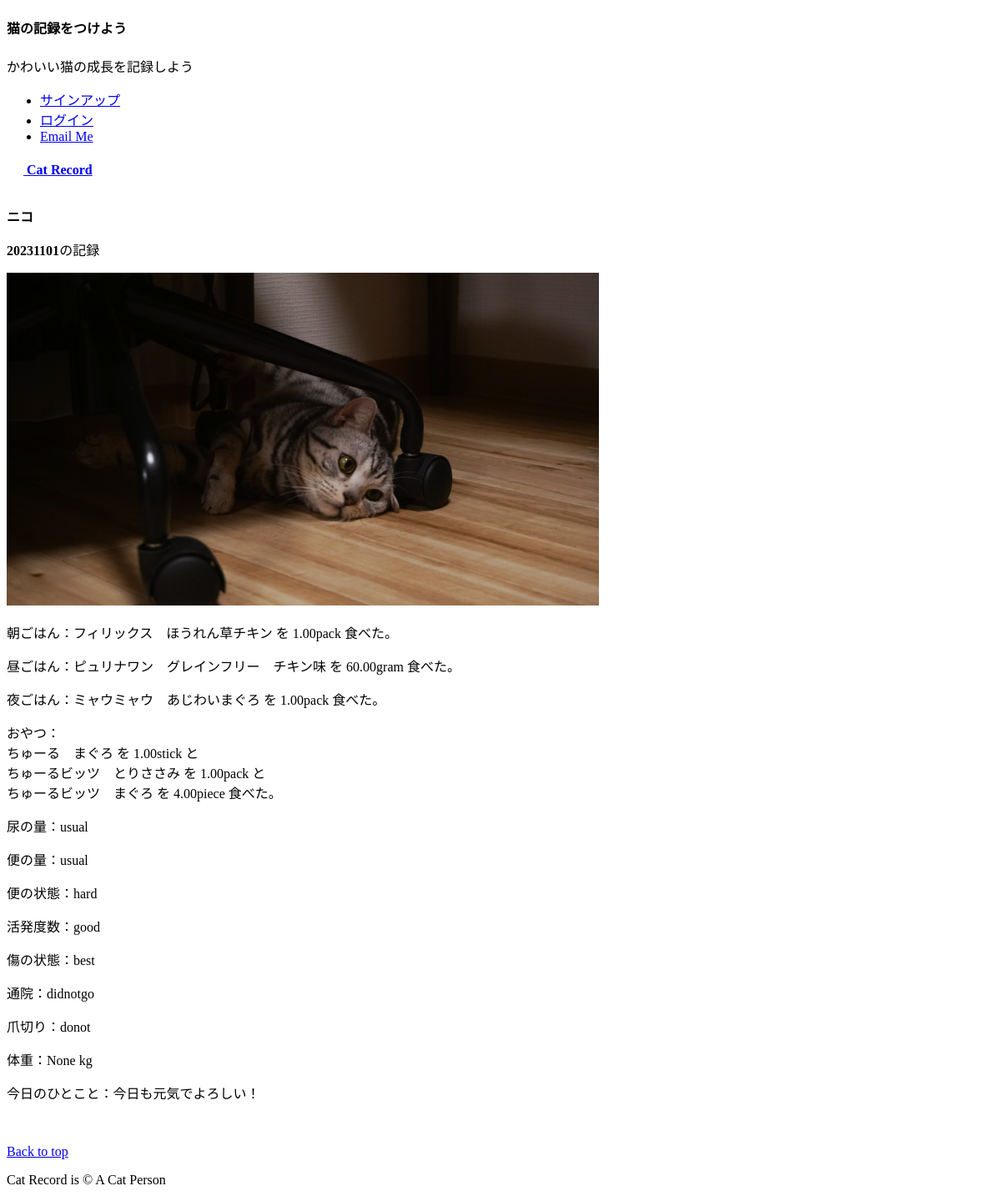
The page /record_detail/10 on the database as committed earlier.
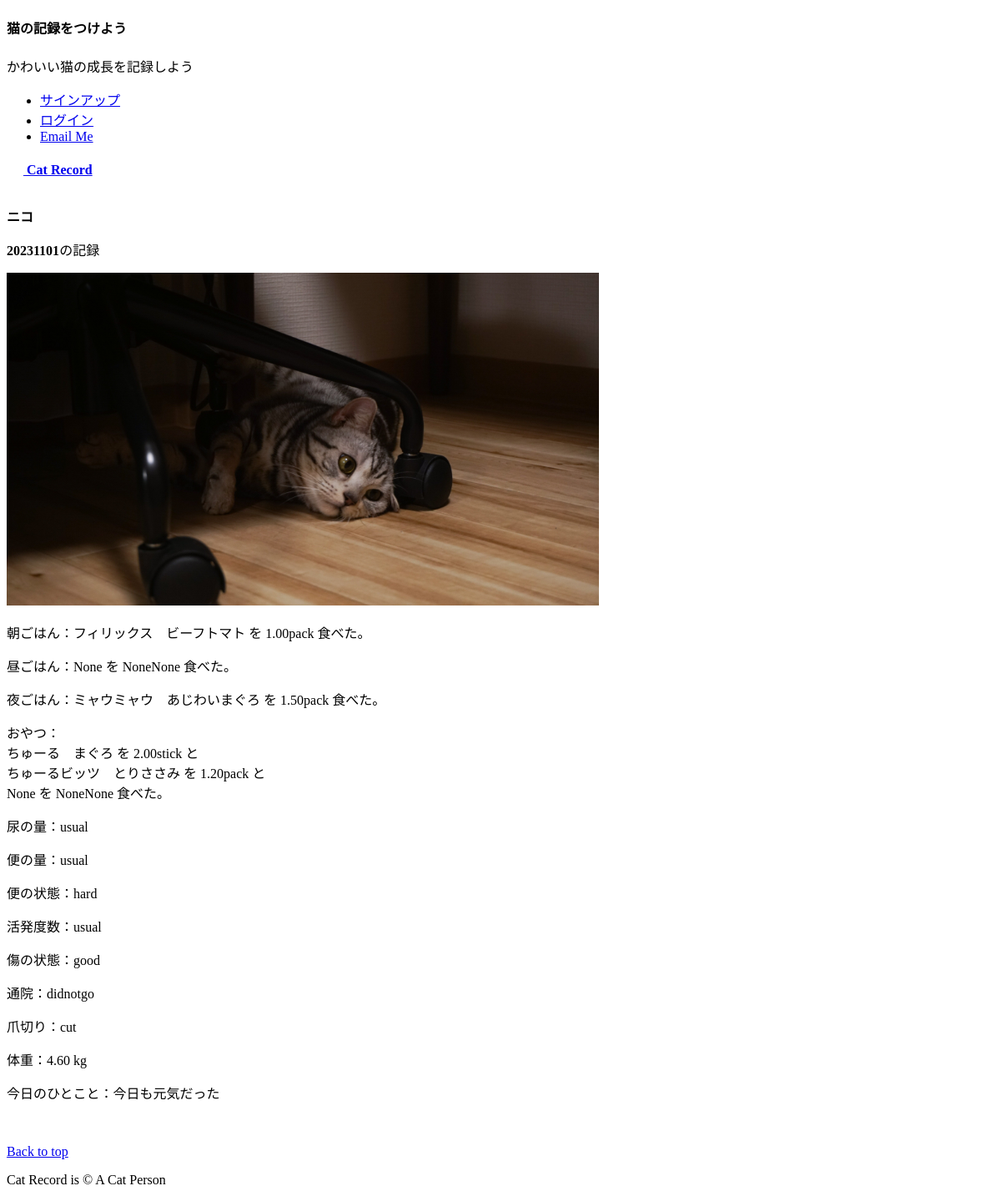
The same page on the database as committed later.
### record/models.py (models this page shows, shortened)
class ConditionRecord(models.Model):
    user=models.ForeignKey(
        CustomUser,
        verbose_name='ユーザー',
        on_delete=models.PROTECT
        )
    catname=models.ForeignKey(
        CatName,
        verbose_name='猫の名前',
        on_delete=models.PROTECT
        )
    UNIT=(('g','g'),
        ('袋', '袋'),
        ('本','本'),
        ('個','個'))
    AMOUNT=(('すごく多い','すごく多い'),
        ('多い','多い'),
        ('いつも通り','いつも通り'),
        ('少ない','少ない'),
        ('すごく少ない','すごく少ない'))
    SCONDITION=(('カチコチ','カチコチ'),
        ('カタ','カタ'),
        ('いつも通り','いつも通り'),
        ('ヤワ','ヤワ'),
        ('シャバシャバ','シャバシャバ'))
    CONDITION=(('すごく良い','すごく良い'),
        ('良い','良い'),
        ('変わらず','変わらず'),
        ('悪い','悪い'),
        ('すごく悪い','すごく悪い'))
    CLINIC=(('通院日','通院日'),
            ('通院なし','通院なし'))
    NAIL=(('爪を切った','爪を切った'),
        ('爪切ってない','爪切ってない'))
    date=models.IntegerField(
        verbose_name='記録日'                   #フィールドのタイトル
        )
    food_category_bf=models.ForeignKey(
        FoodCategory,
        verbose_name='朝ごはんの種類',
        on_delete=models.PROTECT,
        related_name='food_category_bf',
        blank=True,
        null=True
        )
    food_amount_bf=models.DecimalField(
        verbose_name='朝ごはんの量',              #フィールドのタイトル
        max_digits=5,
        decimal_places=2,
        blank=True,
        null=True
        )
    food_unit_bf=models.CharField(
        verbose_name='朝ごはんの量の単位',        #フィールドのタイトル
        max_length=50,                           #最大文字数は50文字
        choices=UNIT,                            #unitフィールドにはUNITの要素のみを登録
        blank=True,
        null=True
        )
    food_category_l=models.ForeignKey(
        FoodCategory,
        verbose_name='昼ごはんの種類',
        on_delete=models.PROTECT,
        related_name='food_category_l',
        blank=True,
        null=True
        )
    food_amount_l=models.DecimalField(
        verbose_name='昼ごはんの量',              #フィールドのタイトル
        max_digits=5,
        decimal_places=2,
        blank=True,
        null=True
        )
    food_unit_l=models.CharField(
        verbose_name='昼ごはんの量の単位',        #フィールドのタイトル
        max_length=50,                           #最大文字数は50文字
        choices=UNIT,                            #unitフィールドにはUNITの要素のみを登録
        blank=True,
        null=True
        )
    food_category_d=models.ForeignKey(
        FoodCategory,
        verbose_name='夕ごはんの種類',
        on_delete=models.PROTECT,
        related_name='food_category_d',
        blank=True,
        null=True
        )
    food_amount_d=models.DecimalField(
        verbose_name='夕ごはんの量',              #フィールドのタイトル
        max_digits=5,
        decimal_places=2,
        blank=True,
        null=True
        )
    food_unit_d=models.CharField(
        verbose_name='夕ごはんの量の単位',        #フィールドのタイトル
        max_length=50,                           #最大文字数は50文字
        choices=UNIT,                            #unitフィールドにはUNITの要素のみを登録
        blank=True,
        null=True,
        )
    snack_category_1=models.ForeignKey(
        SnackCategory,
        verbose_name='おやつ1の種類',
        on_delete=models.PROTECT,
        related_name='snack_category_1',
        blank=True,
        null=True
        )
    snack_amount_1=models.DecimalField(
        verbose_name='おやつ1の量',              #フィールドのタイトル
        max_digits=5,
        decimal_places=2,
        blank=True,
        null=True
        )
    snack_unit_1=models.CharField(
        verbose_name='おやつ1の量の単位',        #フィールドのタイトル
        max_length=50,                          #最大文字数は50文字
        choices=UNIT,                           #unitフィールドにはUNITの要素のみを登録
        blank=True,
        null=True
        )
    snack_category_2=models.ForeignKey(
        SnackCategory,
        verbose_name='おやつ2の種類',
        on_delete=models.PROTECT,
        related_name='snack_category_2',
        blank=True,
        null=True
        )
    snack_amount_2=models.DecimalField(
        verbose_name='おやつ2の量',      #フィールドのタイトル
        max_digits=5,
        decimal_places=2,
        blank=True,
        null=True
        )
    snack_unit_2=models.CharField(
        verbose_name='おやつ2の量の単位',        #フィールドのタイトル
        max_length=50,                          #最大文字数は50文字
        choices=UNIT,                           #unitフィールドにはUNITの要素のみを登録
        blank=True,
        null=True
        )
    snack_category_3=models.ForeignKey(
        SnackCategory,
        verbose_name='おやつ3の種類',
        on_delete=models.PROTECT,
        related_name='snack_category_3',
        blank=True,
        null=True
        )
    snack_amount_3=models.DecimalField(
        verbose_name='おやつ3の量',      #フィールドのタイトル
        max_digits=5,
        decimal_places=2,
        blank=True,
        null=True
        )
    snack_unit_3=models.CharField(
        verbose_name='おやつ3の量の単位',        #フィールドのタイトル
        max_length=50,                          #最大文字数は50文字
        choices=UNIT,                           #unitフィールドにはUNITの要素のみを登録
        blank=True,
        null=True
        )
    urine_amount=models.CharField(
        verbose_name='尿の量',           #フィールドのタイトル
        max_length=50,                   #最大文字数は50文字
        choices=AMOUNT                   #urine_amountフィールドにはAMOUNTの要素のみを登録
        )
    stool_amount=models.CharField(
        verbose_name='便の量',          #フィールドのタイトル
        max_length=50,                  #最大文字数は50文字
        choices=AMOUNT                  #stool_amountフィールドにはAMOUNTの要素のみを登録
        )
    stool_condition=models.CharField(
        verbose_name='便の状態',       #フィールドのタイトル
        max_length=50,                 #最大文字数は50文字
        choices=SCONDITION             #stool_conditionフィールドにはSCONDITIONの要素のみを登録
        )
    physical_condition=models.CharField(
        verbose_name='元気度数',       #フィールドのタイトル
        max_length=50,                 #最大文字数は50文字
        choices=CONDITION              #physical_conditionフィールドにはCONDITIONの要素のみを登録
        )
    damage=models.CharField(
        verbose_name='傷の状態',       #フィールドのタイトル
        max_length=50,                 #最大文字数は50文字
        choices=CONDITION              #damageフィールドにはCONDITIONの要素のみを登録
        )
    clinic=models.CharField(
        verbose_name='通院日',         #フィールドのタイトル
        max_length=50,                 #最大文字数は50文字
        choices=CLINIC                 #clinicフィールドにはCLINICの要素のみを登録
        )
    cut_nail=models.CharField(
        verbose_name='爪切り',         #フィールドのタイトル
        max_length=50,                 #最大文字数は50文字
        choices=NAIL                   #cut_nailフィールドにはNAILの要素のみを登録
        )
    weight=models.DecimalField(
        verbose_name='体重',            #フィールドのタイトル
        max_digits=5,
        decimal_places=2,
        blank=True,
        null=True
        )
    comment=models.TextField(
        verbose_name='その他',
        max_length=200,
        blank=True,
        null=True
        )
    image=models.ImageField(
        verbose_name='イメージ',
        upload_to='photos'
        )
    posted_at=models.DateTimeField(
        verbose_name='投稿日時',         #フィールドのタイトル
        auto_now_add=True                #日時を自動追加
        )

class CatName(models.Model):
    title=models.CharField(
        verbose_name='猫の名前',                      #フィールドのタイトル
        max_length=30)
    def __str__(self):
        return self.title

class FoodCategory(models.Model):
    title=models.CharField(
        verbose_name='ごはんの種類',                   #フィールドのタイトル
        max_length=50)
    def __str__(self):
        return self.title

class SnackCategory(models.Model):
    title=models.CharField(
        verbose_name='おやつの種類',                    #フィールドのタイトル
        max_length=50)
    def __str__(self):
        return self.title

### record/views.py (the view)
class DetailView(DetailView):
    template_name='detail.html'
    model=ConditionRecord

### record/templates/detail.html (shortened to what this page needs)
{% extends "base.html" %}
    {% block contents %}
    <br>
    <div class="container">
        <div class="row">
            <div class="col offset-3">
                <p><strong>{{object.catname}}</strong></p>
                <p><strong>{{object.date}}</strong>の記録</p>
                <p><img src="{{object.image.url}}" alt="今日の猫" width="60%" height="60%"></img></p>
                <p>朝ごはん：{{object.food_category_bf}} を {{object.food_amount_bf}}{{object.food_unit_bf}} 食べた。</p>
                <p>昼ごはん：{{object.food_category_l}} を {{object.food_amount_l}}{{object.food_unit_l}} 食べた。</p>
                <p>夜ごはん：{{object.food_category_d}} を {{object.food_amount_d}}{{object.food_unit_d}} 食べた。</p>
                <p>おやつ：<br>
                        {{object.snack_category_1}} を {{object.snack_amount_1}}{{object.snack_unit_1}} と<br>
                        {{object.snack_category_2}} を {{object.snack_amount_2}}{{object.snack_unit_2}} と<br>
                        {{object.snack_category_3}} を {{object.snack_amount_3}}{{object.snack_unit_3}} 食べた。</p>
                <p>尿の量：{{object.urine_amount}}</p>
                <p>便の量：{{object.stool_amount}}</p>
                <p>便の状態：{{object.stool_condition}}</p>
                <p>活発度数：{{object.physical_condition}}</p>
                <p>傷の状態：{{object.damage}}</p>
                <p>通院：{{object.clinic}}</p>
                <p>爪切り：{{object.cut_nail}}</p>
                <p>体重：{{object.weight}} kg</p>
                <p>今日のひとこと：{{object.comment}}</p>
                <br>
            </div>
        </div>
    </div>
    {% endblock %}

### record/templates/base.html (shortened to what this page needs)
{% load static %}
<!doctype html>
<html lang="ja">
    <head>
    </head>
    <body>
        <header>
            <div class="collapse bg-dark" id="navbarHeader">
                <div class="container">
                    <div class="row">
                        <div class="col-sm-8 col-md-7 py-4">
                            <h4 class="text-white">猫の記録をつけよう</h4>
                            <p class="text-muted">
                                かわいい猫の成長を記録しよう
                            </p>
                        </div>
                        <div class="col-sm-4 offset-md-1 py-4">
                            <ul class="list-unstyled">
                                {% if user.is_authenticated %}
                                <li><a href="{% url 'record:mypage' %}"
                                    class="text-white">マイページ</a></li>
                                <li><a href="{% url 'accounts:logout' %}"
                                    class="text-white">ログアウト</a></li>
                                <li><a href="{% url 'password_reset' %}"
                                    class="text-white">パスワードのリセット</a></li>
                                <li><a href="mailto:admin@example.com"
                                    class="text-white">Email Me</a></li>
                                {% else %}
                                <li><a href="{% url 'accounts:signup' %}"
                                    class="text-white">サインアップ</a></li>
                                <li><a href="{% url 'accounts:login' %}"
                                    class="text-white">ログイン</a></li>
                                <li><a href="mailto:admin@example.com"
                                    class="text-white">Email Me</a></li>
                                {% endif %}
                            </ul>
                        </div>
                    </div>
                </div>
            </div>
            <div class="navbar navbar-dark bg-dark shadow-sm">
                <div class="container">
                    <a href="{% url 'record:index' %}"
                        class="navbar-brand d-flex align-items-center">
                        <svg xmlns="http://www.w3.org/2000/svg"
                            width="20" height="20" fill="none"
                            stroke="currentColor"
                            stroke-linecap="round"
                            stroke-linejjoin="round"
                            stroke-width="2"
                            aria-hidden="true"
                            class="me-2"
                            viewBox="0 0 24 24">
                        </svg>
                        <strong>Cat Record</strong>
                </a>
                </div>
            </div>
        </header>
        <main>
            {% block contents %}{% endblock %}
        </main>
        <footer class="text-muted py-5">
            <div class="container">
                <p class="float-end mb-1">
                    <a href="#">Back to top</a>
                </p>
                <p class="mb-1">
                    Cat Record is &copy; A Cat Person</p>
            </div>
        </footer>
    </body>
</html>

Rows that differ between the two databases and show on the page:
changed ConditionRecord "pack": food_category_bf "フィリックス ほうれん草チキン" → "フィリックス ビーフトマト"; food_category_l "ピュリナワン グレインフリー チキン味" → "None"; food_amount_l "60.00" → "None"; food_unit_l "gram" → "None"; food_amount_d "1.00" → "1.50"; snack_amount_1 "1.00" → "2.00"; snack_amount_2 "1.00" → "1.20"; snack_category_3 "ちゅーるビッツ まぐろ" → "None"; snack_amount_3 "4.00" → "None"; snack_unit_3 "piece" → "None"; physical_condition "good" → "usual"; damage "best" → "good"; cut_nail "donot" → "cut"; weight "None" → "4.60"; comment "今日も元気でよろしい！" → "今日も元気だった"
